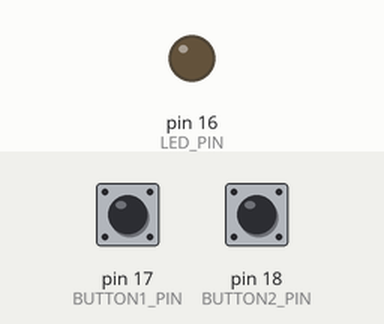
The sketch below on a simulated Arduino Uno, built with avr-gcc and run on an emulated ATmega328P. Shown: output pins drawn as LEDs (lit = HIGH). The inputs (shaded band) are chosen by the test bench; at power-on: pin 18 (BUTTON2_PIN) LOW, pin 17 (BUTTON1_PIN) LOW.

Above: at 1.2 s.
1.3 s: pin 18 (BUTTON2_PIN) pulled HIGH for 0.15 s
At 2.5 s:
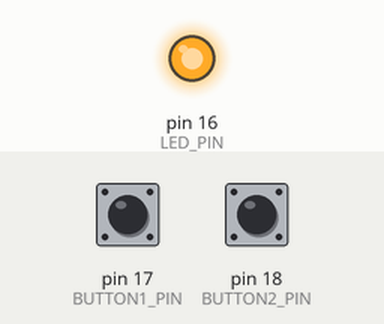
2.9 s: pin 17 (BUTTON1_PIN) pulled HIGH for 0.15 s
At 3.9 s:
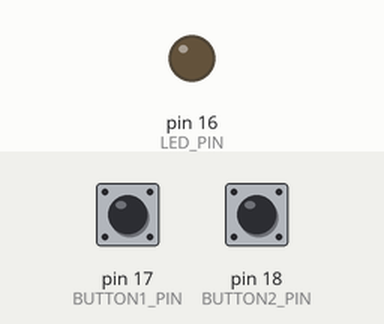
4.5 s: pin 18 (BUTTON2_PIN) pulled HIGH for 1 s
At 5.1 s:
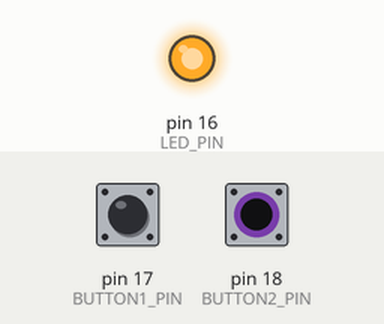
Timing chart, 0 to 7.5 s (numbered marks = the images above; inputs shaded):
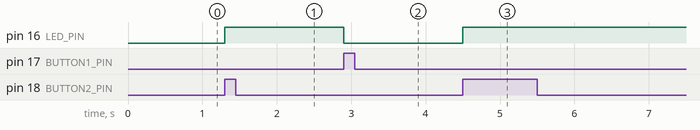

Measured:
- after the input at 1.3 s, pin 16 (LED_PIN): LOW → HIGH at once
- after the input at 2.9 s, pin 16 (LED_PIN): HIGH → LOW at once
- after the input at 4.5 s, pin 16 (LED_PIN): LOW → HIGH at once

The sketch:

VerschiedeneKonstanten.ino
```cpp
/**
 * Variablen und Konstanten
 * ========================
 *
 * Dieser Sketch zeigt verschiedene Arten, wie Konstanten und Variablen deklariert
 * werden können und erklärt die Vor- und Nachteile.
 */

// Präprozessor-Makro: Wird beim Kompilieren durch den Text "16" ersetzt.
// Dies sieht man sehr häufig auch in C++ Quellcodes. Tatsächlich stimmt
// diese Art der Definition aber aus den C-Steinzeit und sollte in C++
// eher durch constexpr ersetzt werden.
#define LED_PIN 16

// Variable mit konstantem Wert: Da es eine Variable ist, liegt sie im Hauptspeicher
// und kann theoretisch ihren Wert ändern. Das const stellt nur sicher, dass über
// den hier definierten Namen keine Änderung zugelassen wird. Dies ist aber eine
// Prüfung zur Kompilierzeit, die leicht umgangen werden kann.
const int BUTTON1_PIN = 17;

// Eine echte Konstante, deren Wert zur Kompiliertzeit ermittelt wird. Der Wert
// kann sogar berechnet werden, wenn hier z.B. eine Formel angegeben wird. Der
// Kompiler führt die Formel aus und übernimmt nur das Endergebnis in den
// komilierten Maschinencode. Der Wert liegt nicht als Variable im Hauptspeicher.
// In C++ Quellcode ist dies dem älteren #define vorzuziehen.
constexpr int BUTTON2_PIN = 18;

// Initialisierung der Variable mit ihrem Standardwert.
bool led_value = {};

// // Initialisierung mit explizitem Wert (gebräuchliche Syntax)
// bool led_value = false;

// // Neuere Syntax für die Initialisierung (einheitlich für Arrays und Objekte)
// bool led_value = {false};


void setup() {
  pinMode(LED_PIN, OUTPUT);
  pinMode(BUTTON1_PIN, INPUT);
  pinMode(BUTTON2_PIN, INPUT);
}

void loop() {
  if (digitalRead(BUTTON1_PIN))      led_value = false;
  else if (digitalRead(BUTTON2_PIN)) led_value = true;

  digitalWrite(LED_PIN, led_value);
}
```
